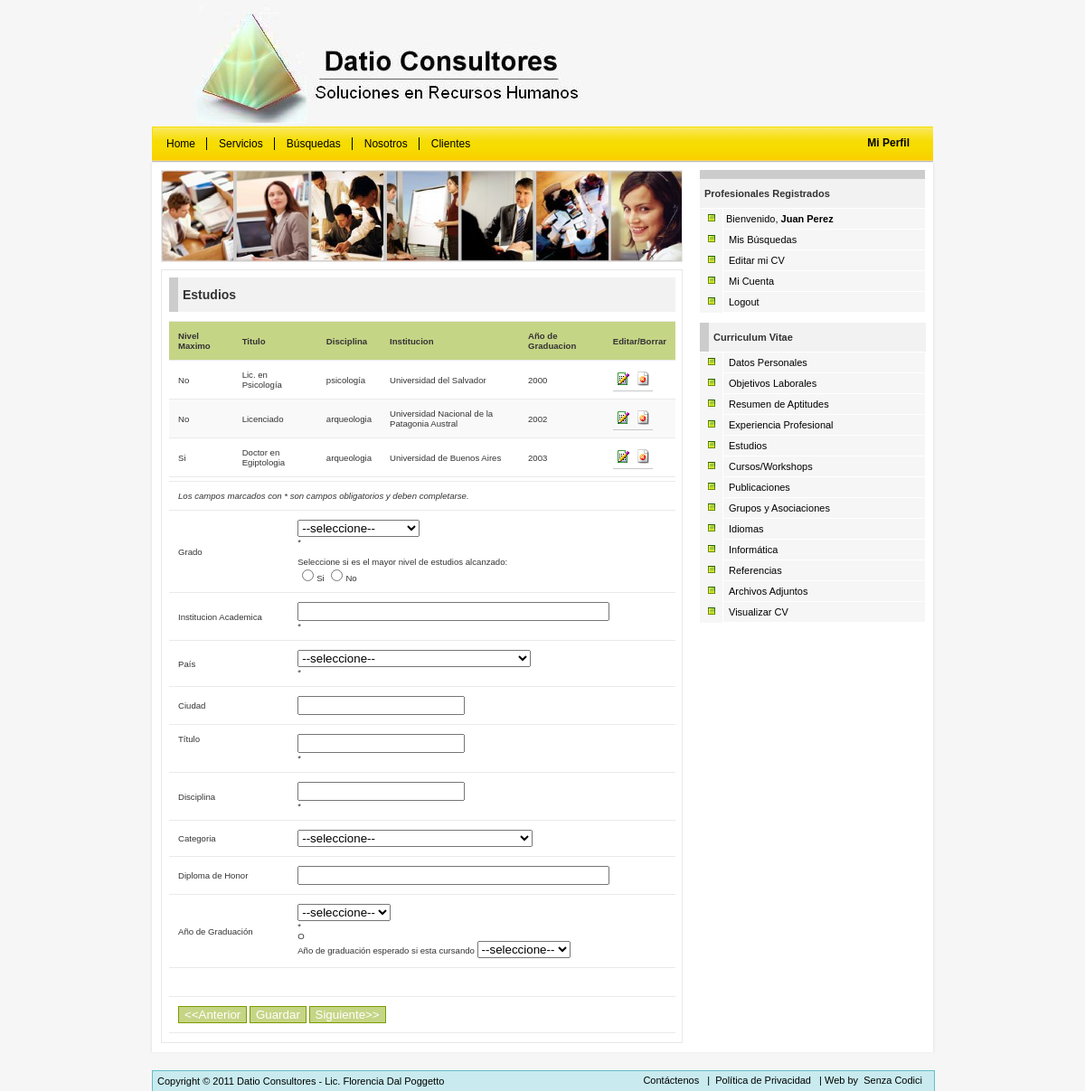
Screenshot of /education.php (signed in) with the database file from the repository.
### tables this page shows
CREATE TABLE `education` (
  `id` int(11) NOT NULL AUTO_INCREMENT,
  `applicantid` int(11) DEFAULT NULL,
  `institution` varchar(255) DEFAULT NULL,
  `countryid` int(11) DEFAULT NULL,
  `city` varchar(255) DEFAULT NULL,
  `award` varchar(255) DEFAULT NULL,
  `awardcategory` tinyint(1) DEFAULT NULL,
  `highestlevel` tinyint(1) DEFAULT NULL,
  `fieldofstudy` varchar(255) DEFAULT NULL,
  `fieldofstudycategoryid` int(11) DEFAULT NULL,
  `specialaward` varchar(255) DEFAULT NULL,
  `yearofgraduation` year(4) DEFAULT NULL,
  `expectedgraduation` year(4) DEFAULT NULL,
  PRIMARY KEY (`id`)
);

### includes/queryfunctions.php (called while the page is built, shortened)
<?php
function query($strsql,$conn)
{
	$rs = mysql_query($strsql,$conn);
	return $rs;
}
function fetch_object($rs)
{
	return mysql_fetch_object($rs);
}
?>

### education.php (the view, shortened to what this page needs)
<?php
include_once('includes/queryfunctions.php');
include_once('includes/functions.php');
$conn = db_connect();
?>
</div>
<div id="content" >
<div id="contentdiv">
<div id="searchtable" >
<img src="images/people.jpg" alt="people" width="575" height="100" border="0" />
</div>
<div id="list">
<h2 class="title-bar">Estudios</h2>
<p class="Lastnews">
<?php
	$querystr="SELECT id,applicantid,highestlevel,award,fieldofstudy,institution,yearofgraduation,specialaward
		FROM education
		WHERE education.applicantid =  $_SESSION[userid]
		ORDER BY yearofgraduation ASC";
	$results=query($querystr,$conn);
	echo "<table border=\"0\" width=\"100%\">";
	echo "<tr class=\"boldtext\"><td>Nivel Maximo</td><td>Titulo</td><td>Disciplina</td><td>Institucion</td><td>A&ntilde;o de Graduacion</td><td>Editar/Borrar</td></tr>";
	while ($edu = fetch_object($results)){
		$j++;
		if($j%2==1){
			echo "<tr id=\"row$j\">";
		}else{
			echo "<tr id=\"row$j\" class=\"odd\">";
		}
			echo "<td align=\"left\">";
			if($edu->highestlevel==1) echo "Si";
			if($edu->highestlevel==0) echo "No";
			echo "</td>
				<td align=\"left\">$edu->award</td>
				<td align=\"left\">$edu->fieldofstudy</td>
				<td align=\"left\">$edu->institution</td>
				<td align=\"left\">$edu->yearofgraduation</td>
				<td align=\"left\"><a name=\"editeducation\" href=\"education.php?search=$edu->id&action=Find\"><img src=\"images/edit.gif\" alt=\"Editar\" border=\"0\" width=\"16\" height=\"16\"/></a>";
			echo "<a name=\"deleteeducation\" href=\"education.php?search=$edu->id&action=Delete\" onClick=\"Javascript:return confirm('Confirma que desea Borrar el Registro?','Confirmar Eliminar')\"><img src=\"images/delete.gif\" alt=\"Borrar\" border=\"0\" width=\"16\" height=\"16\"/></a></td>
			</tr>";
	}
	echo "</table>";
?>
<form action="education.php" method="post" name="education" id="education" enctype="multipart/form-data">
<table border="0" width="100%">
    <tr>
      <td colspan="2"><em>Los campos marcados con <span class="warn">*</span> son campos obligatorios y deben completarse.</em></td>
    </tr>
    <tr>
      <td>Grado</td>
      <td><select name="awardcategory" id="awardcategory" onchange="toggleDiv(this, 'toggleSelect');">
	       <option value="">--seleccione--</option>
          </select>
	  <div id="inf_awardcategory" class="warn">* </div>
  	  <br/>Seleccione si es el mayor nivel de estudios alcanzado:<br>
          <label><input type="radio" name="highestlevel" value="1" <?php if($education->highestlevel==1) echo 'checked' ?>>Si</label>
          <label><input type="radio" name="highestlevel" value="0" <?php if($education->highestlevel=='0' && trim($education->highestlevel)!=='') echo 'checked' ?>>No</label></td>
    </tr>
    <tr>
      <td>Institucion Academica </td>
      <td>
	  <input name="institution" type="text" id="institution" value="<?php echo $education->institution; ?>" size="40"/>
        <div id="inf_institution" class="warn">* </div></td>
    </tr>
    <tr>
      <td>Pa&iacute;s</td>
      <td><select name="countryid" id="countryid">
        <option value="">--seleccione--</option>
      </select>
        <div id="inf_countryid" class="warn">* </div></td>
    </tr>
    <tr>
      <td>Ciudad</td>
      <td><input name="city" type="text" id="city" value="<?php echo $education->city; ?>"/></td>
    </tr>
    <tr>
      <td valign="top">T&iacute;tulo</td>
      <td><input name="award" type="text" id="award" value="<?php echo $education->award; ?>"/>
        <div id="inf_award" class="warn">* </div>
	</td>
    </tr>
    <tr>
      <td>Disciplina </td>
      <td><input name="fieldofstudy" type="text" id="fieldofstudy" value="<?php echo $education->fieldofstudy; ?>"/>
        <div id="inf_fieldofstudy" class="warn">* </div>
	  </td>
    </tr>
    <tr>
      <td>Categoria </td>
      <td>
	  <select name="fieldofstudycategoryid" id="fieldofstudycategoryid">
        <option value="">--seleccione--</option>
      </select>
	  </td>
    </tr>
    <tr>
      <td>Diploma de Honor </td>
      <td><input name="specialaward" type="text" id="specialaward" value="<?php echo $education->specialaward; ?>" size="40"/></td>
    </tr>
    <tr>
      <td>A&ntilde;o de Graduaci&oacute;n </td>
      <td><select name="yearofgraduation" id="yearofgraduation">
        <option value="">--seleccione--</option>
      </select>
        <div id="inf_yearofgraduation" class="warn">* </div>
        O<br>
        A&ntilde;o de graduaci&oacute;n esperado si esta cursando
        <select name="expectedgraduation" id="expectedgraduation">
          <option value="">--seleccione--</option>
        </select></td>
    </tr>
    <tr>
      <td>&nbsp;</td>
      <td></td>
    </tr>
    <tr align="center">
      <td colspan="2"><input type="submit" name="submit" value="&lt;&lt;Anterior" class="button"/>
        <input type="submit" name="submit" value="<?php echo $_GET["action"]=="Find" ? "Actualizar" : "Guardar"; ?>" onclick="return validateOnSubmit();" class="button"/>
        <input type="submit" name="submit" value="Siguiente&gt;&gt;" class="button" onClick="return confirm('Desea continuar sin guardar los cambios?','Confirmar Continuar');" />
		</td>
    </tr>
</table>
</form>
</p>
</div>
</div>
</div>

### css/jobsite-style.css (style rules this page uses)
body { background-color:#f6f6f6; margin: 0; }
#content { background-image:url(../images/background.gif); background-repeat:repeat-y; background-position:center; width:872px; margin-left: auto; margin-right: auto; overflow: auto; }
table { font: 75% Verdana, Arial, Helvetica, sans-serif, sans-serif; padding: 0; margin-left: 8px; margin-top:0px; margin-bottom:4px; width:560px; border-collapse: collapse; color: #333; background: #F3F5F7; }
table a { color: #3A4856; text-decoration: none; border-bottom: 1px solid #C6C8CB; }
table tbody td, table tbody th { padding: 10px; border-left:none; border-right:none; border-top:1px solid #eaeaea; text-align: left; font-size:13px; }
table tbody tr { background: #Fff; }
table tbody tr.odd { background: #f9f9f9; }
table tbody tr.boldtext { font-weight:bold; background: #c5d586; }
h2.title-bar { margin:8px; margin-bottom:1px; width:230px; padding:5px; font-weight:bold; font-size:1.1em; line-height:2.0em; color:#333; background:#f2f2f2 ; border:1px solid #ccc; border-width:0 0 0 10px; font-family:Verdana, Arial, Helvetica, sans-serif; font-size:11px; display:block; }
#list table td { font-size:0.8em; }
#list { float:left; background-color:#fff; border:1px solid #e7e7e7; padding:0px; margin-left:14px; margin-top:8px; margin-bottom:10px; width:575px; }
#list h2 { font-family:Verdana, Arial, Helvetica, sans-serif; font-size:14px; width:540px; }
#list p { margin-left:10px; padding-left:10px; padding-right:10px; margin-top:10px; margin-bottom:10px; font-family:Verdana, Arial, Helvetica, sans-serif; font-size:11px; }
#searchtable { float:left; background-color:#f2f2f2; border:1px solid #e7e7e7; margin-left:14px; margin-top:8px; width:575px; height:100px; }
input.button { border:1px solid #7c9c00; background-color:#c5d586; color:#FFFFFF; padding:0.09em -0.5em; font-family:Verdana, Arial, Helvetica, sans-serif; }
a:link { color: #000; padding:3px; text-decoration: none; }

### rows the page displays
education: highestlevel "No", award "Lic. en Psicología", fieldofstudy "psicología", institution "Universidad del Salvador", yearofgraduation "2000"
education: highestlevel "No", award "Licenciado", fieldofstudy "arqueologia", institution "Universidad Nacional de la Patagonia Austral", yearofgraduation "2002"
education: highestlevel "Si", award "Doctor en Egiptologia", fieldofstudy "arqueologia", institution "Universidad de Buenos Aires", yearofgraduation "2003"

### other values shown
$_SESSION["user"] "Juan Perez"
$titulo "Curriculum Vitae"
WEBSITE_NAME "Datio Consultores"
WEBSITE_CONTACT "Lic. Florencia Dal Poggetto"
